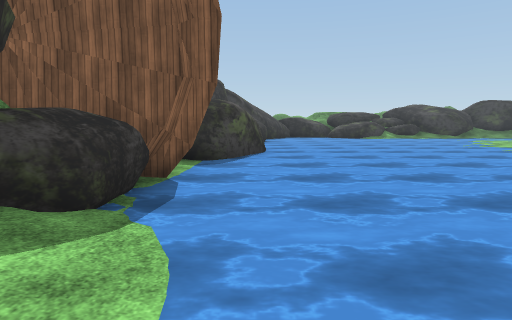
View 1 (above)

20 first-person views from a walk through a 3-D level made in the Unity game engine. The camera is 1.5 m above the floor, tilts 6° down and sees 75° across. The floor is counted in squares, 2 m on a side. Each view is taken from the middle of a square. On the plan, view 1 faces up. The plan holds only what a view shows up to about 11 squares ahead; the rest is blank. The place goes on beyond the plan. The player character is not drawn. Some surface patterns are stand-ins.

View 2
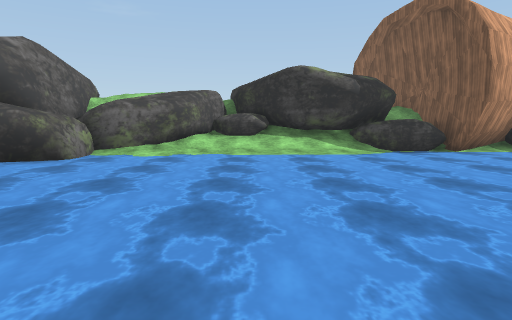

View 3
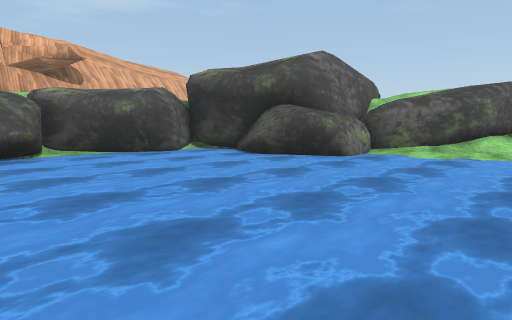

View 4
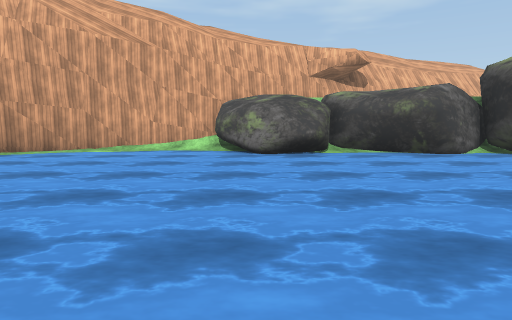

View 5
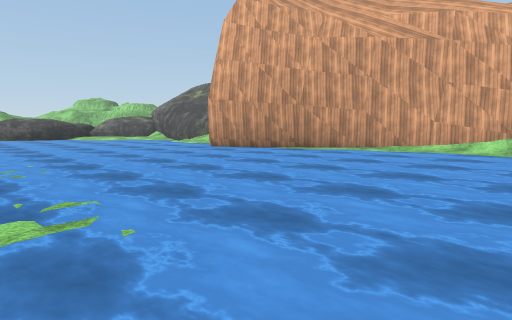

View 6
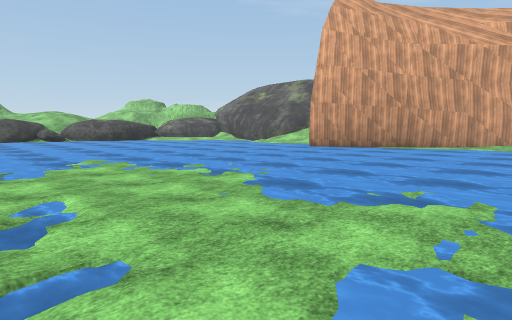

View 7
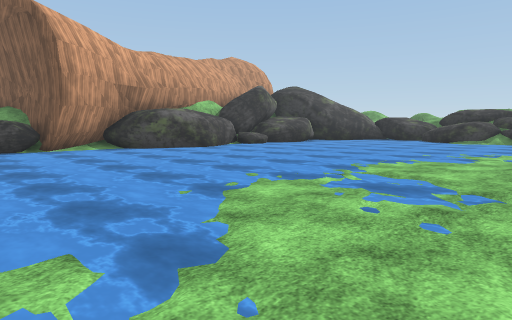

View 8
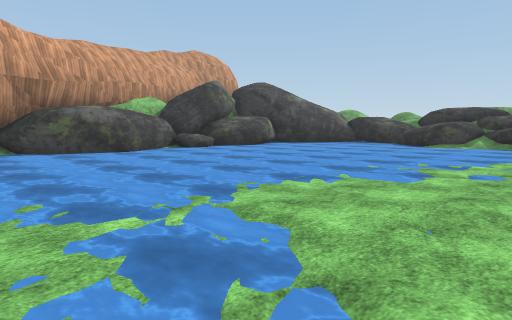

View 9
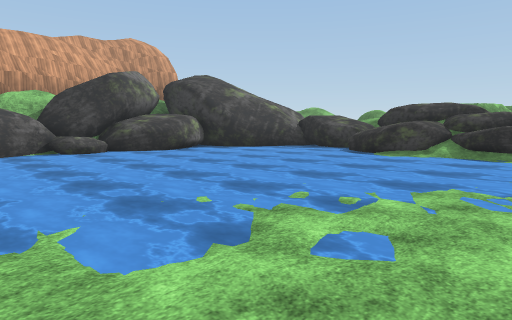

View 10
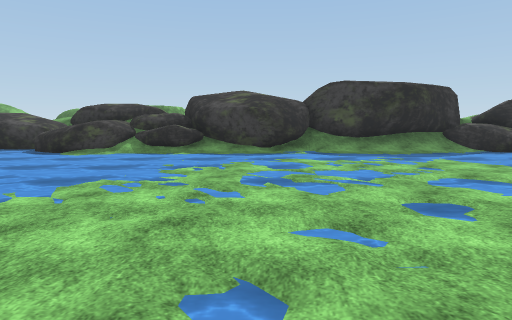

View 11
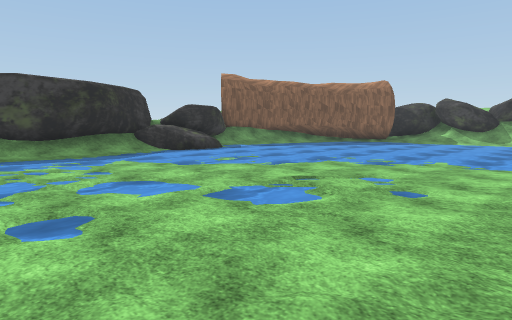

View 12
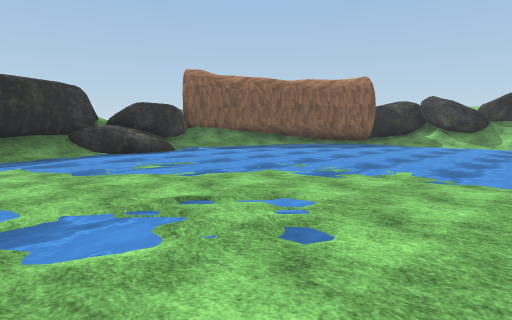

View 13
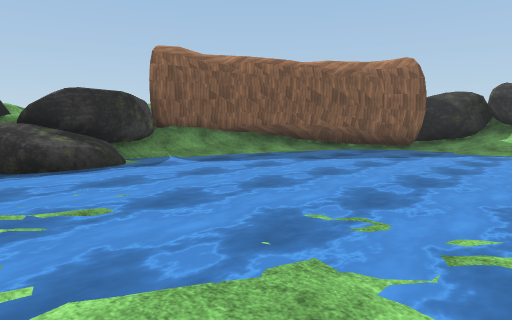

View 14
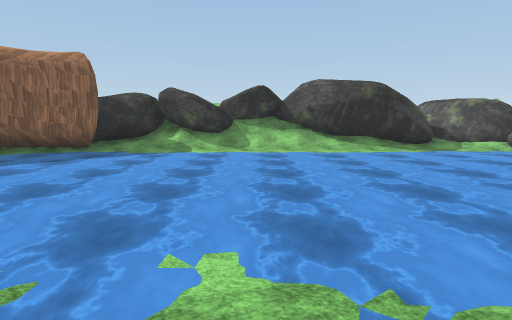

View 15
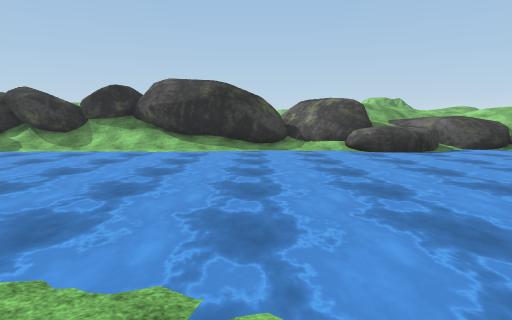

View 16
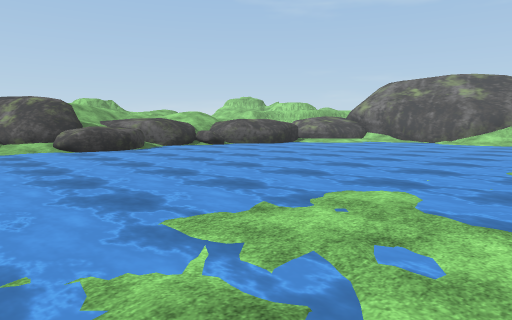

View 17
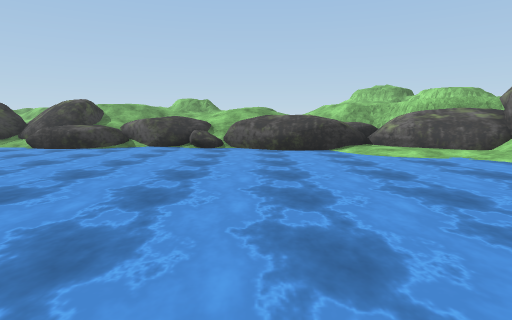

View 18
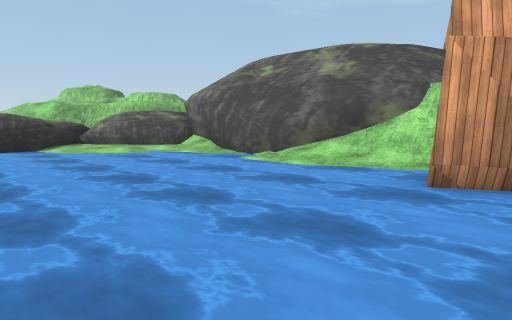

View 19
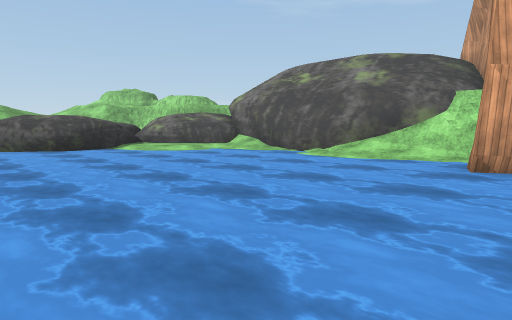

View 20
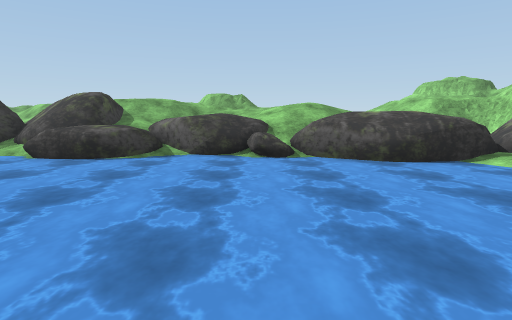

### Floor plan
Key: @ floor where view 1 was taken; # wall or solid block; . main floor; : floor 0.25 m higher than the main floor; / step, stairs or slope; ~ water the walk can cross; ≈ water the walk keeps out of; ^ raised ledge; R rock.
Columns run from 3 left of view 1 to 31 right of it. Each row starts with its distance up from view 1.
 21      R               #  ###
 20      RRR  R### ######^###/###
 19        ~^#^RR###/////^^^~.//##
 18        ~~..~....~..~~~~~~~~~~###
 17       ~~~~~~~~~~~~~~~~~~~~~~~~##
 16      ~~~~≈~~~~~..~.~~~~~~~~~~~~##
 15    #~~~~~≈~~≈....~.~.~~~~~~~~~~/##
 14   ##~~~~~~~~..~.~...~~~~~~~~~~~/##
 13   #~~~~~~~~~...~.~....~~~~~~~~~/#
 12  ##R~~~~~~~~..:../~/..~~~~~~~~~/^
 11   #~~~~~~~~.~:..:://...~~~~~~~~//
 10   ##~~~~~~~~..~::::....~~~~~~~~//
  9    #~~~~~≈~..:./:::::. ~~~~~~~~/#
  8   ##~~~~~~..:.         ~~~~~~~~/#
  7  ##~~~~~~~~..:        ~~~~~~~~~/#
  6  #~~~~~~~~~~.:      ...~~~~~~~~.#
  5 ###~~≈≈~~~..::      ..~~~~~~~~~.##
  4  R~~~≈≈~~~~...      ...~~~~~~~~/^
  3 RR~~~~~~~~~~..      ...~~~~~~~~R#
  2  R/~~~~~~~~.~.....  .~~~~~~~~~RR#^#
  1  #/~~~~~~~   ......~≈~~~~~~~~~~RR^^
  0 ##/@~~~~~~~  .........~~~~~~~~~#^
 -1 #R/~~~~~~~~~~~.~...~.~~~~~~~~~~^#
 -2 RR/~~~~~~~~~~~~~~..~~~~~~~~~~~~RR^
 -3  ##~~~~~~~~~~~~~~~~~~~~~~~~~~~#^^^
 -4   #~~~~~~~~~~~~~~~~~~~~~~~~~~~^^
 -5   ###~~~~~~~~~~~~~~~~≈~~~~~~~~^
 -6     #~~~~~~~~~~~~~~~≈≈≈~~~~~~~^
 -7     ##~~~~~~~~~~~~~~~~~~~~~~./^^
 -8     #~~~~~~~~~~~~~~~#~~≈~~~~/:^^##
 -9     #~~.~~.~~~~~~~###~~..~.//^  #
-10     ########~~~~.##  ///#####^^
-11     ##   # ##//###   //##    ^^
-12             ####     ###

Positions as (right, up) in squares from view 1, and headings:
1: (0, 0), facing up
2: (8, -1), facing left
3: (8, -1), facing down-left
4: (8, -1), facing down
5: (8, -1), facing down-right
6: (10, 2), facing down-right
7: (10, 2), facing up-left
8: (10, 5), facing up-left
9: (10, 9), facing up-left
10: (11, 9), facing up
11: (12, 9), facing up-right
12: (14, 9), facing up-right
13: (17, 12), facing up-right
14: (18, 11), facing right
15: (18, 6), facing right
16: (17, 6), facing down-right
17: (17, -4), facing right
18: (16, -4), facing down-right
19: (16, -2), facing down-right
20: (20, -2), facing right
